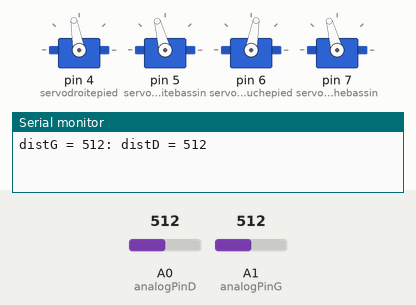
The sketch below on a simulated Arduino Uno, built with avr-gcc and run on an emulated ATmega328P. Parts: 4 × servo, the last lines printed to the serial monitor. The inputs (shaded band) are chosen by the test bench; at power-on: A0 (analogPinD) = 512, A1 (analogPinG) = 512.

Above: at 3.1 s.
3.2 s: A0 (analogPinD) set to 260
At 3.4 s:
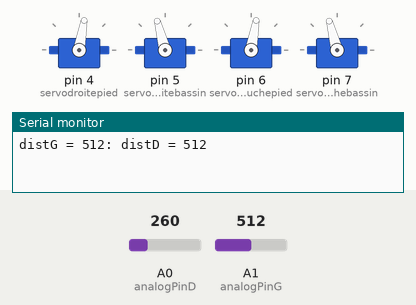
9.6 s: A0 (analogPinD) set to 243
At 11.8 s:
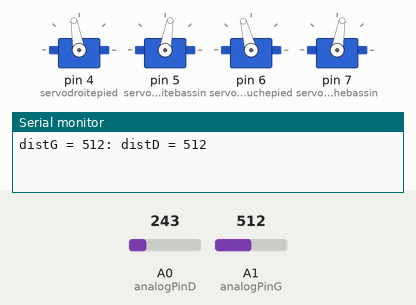
15.0 s: A1 (analogPinG) set to 266
18.5 s: A1 (analogPinG) set to 231
At 20.16 s:
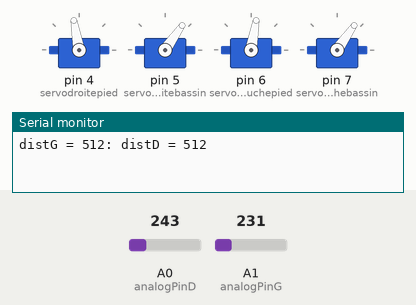
22.2 s: A0 (analogPinD) set to 306
At 22.85 s:
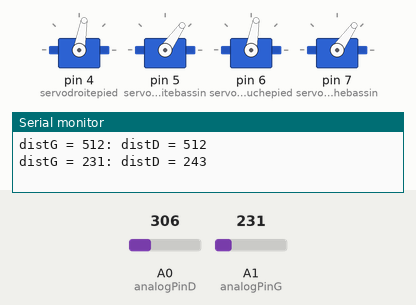
27.2 s: A0 (analogPinD) set to 240
Timing chart, 0 to 31.7 s (numbered marks = the images above; inputs shaded):
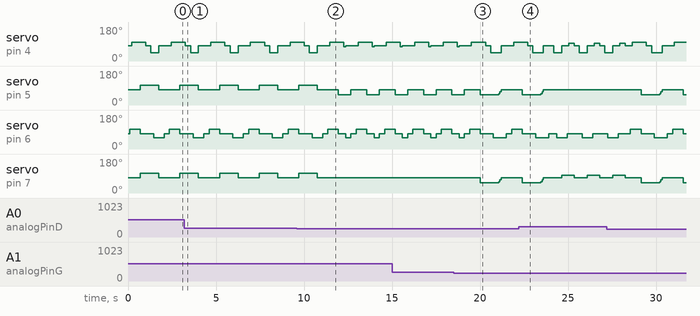

Measured:
- the behaviour switches between 250 and 249 on A0 (analogPinD) (found by bisection; images 1 and 2)
- the behaviour switches between 250 and 249 on A1 (analogPinG) (found by bisection; images 2 and 3)
- after the input at 9.6 s, servo on pin 7 (servogauchebassin): goes on until 10.8 s, then stays 80°
- after the input at 18.5 s, servo on pin 7 (servogauchebassin): 80° → 55° after 1.5 s, → 60° 1.1 s later, → 70° 0.07 s later, → 80° 0.07 s later
- after the input at 22.2 s, servo on pin 5 (servodroitebassin): goes on until 23.6 s, then stays 80°
- by itself, servo on pin 4 (servodroitepied): repeats every 2.3 s: 45° 0.45 s, 80° 0.70 s, 100° 0.80 s, 80° 0.30 s
- by itself, servo on pin 5 (servodroitebassin), servo on pin 7 (servogauchebassin): alternates 105° for 1.1 s and 80° for 1.2 s
- by itself, servo on pin 6 (servogauchepied): repeats every 2.3 s: 80° 0.30 s, 105° 0.60 s, 80° 0.75 s, 60° 0.60 s

The sketch:

biped_bat.ino
```cpp
#include <Servo.h>

Servo servogauchepied, servodroitepied, servogauchebassin, servodroitebassin;
void setup()
{
    Serial.begin(9600);
    Serial.flush();
    servodroitepied.attach(4);
    servodroitebassin.attach(5);
    servogauchepied.attach(6);
    servogauchebassin.attach(7);

}

int a = 0;    //compteur boucle
int distD;
int distG;// distance obstacle
int analogPinG = 1;
int analogPinD = 0;

void loop()
{
    distD = analogRead(analogPinD);
    distG = analogRead(analogPinG);
    Serial.print("distG = ");
    Serial.print(distG);
    Serial.print(": distD = ");
    Serial.println(distD);
    if (a == 0)
    {
        initia();
    }
    a = a + 1;
    if (distD >= 250 && distG >=250){
        while (distD >= 250 && distG >=250){
            arriere();
            distD = analogRead(analogPinD);
            distG = analogRead(analogPinG);
        }
    }
    if (distD >= 250 && distG <=250){
        while (distD >= 250 && distG <=250){
            gauche();
            distD = analogRead(analogPinD);
            distG = analogRead(analogPinG);
        }
    }
    if (distD <= 250 && distG >=250){
        while (distD <= 250 && distG >=250){
            droite();
            distD = analogRead(analogPinD);
            distG = analogRead(analogPinG);
        }
    }
    if(distD <= 100 && distG <= 100){
        course();
    }
    else{
        marche();
    }
}

void initia()
{
    servogauchebassin.write(80);
    servodroitebassin.write(80);
    servogauchepied.write(80);
    servodroitepied.write(80);
    delay(100);
}

void marche()
{
    'etape1';
    servogauchepied.write(105);
    delay(100);
    servodroitepied.write(100);
    delay(500);

    'etape2';
    servodroitebassin.write(55);
    servogauchebassin.write(55);
    servogauchepied.write(80);
    delay(300);

    'etape3';
    servodroitepied.write(80);
    delay(300);

    'etape4';
    servodroitepied.write(45);
    delay(150);
    servogauchepied.write(60);
    delay(300);

    'etape5';
    servodroitebassin.write(60);
    servogauchebassin.write(60);
    delay(70);
    servodroitebassin.write(70);
    servogauchebassin.write(70);
    delay(70);
    servodroitebassin.write(80);
    servogauchebassin.write(80);
    servodroitepied.write(80);
    delay(300);

    'etape6';
    servogauchepied.write(80);
    delay(300);
}

void course()
{
    'etape1';
    servogauchepied.write(105);
    delay(100);
    servodroitepied.write(100);
    delay(500);

    'etape2';
    servodroitebassin.write(55);
    servogauchebassin.write(55);
    servogauchepied.write(80);
    delay(300);

    'etape3';
    servodroitepied.write(80);
    delay(300);

    'etape4';
    servodroitepied.write(45);
    delay(150);
    servogauchepied.write(60);
    delay(300);

    'etape5';
    servodroitebassin.write(65);
    servogauchebassin.write(65);
    delay(100);
    servodroitebassin.write(80);
    servogauchebassin.write(80);
    delay(100);
    servodroitebassin.write(90);
    servogauchebassin.write(90);
    servodroitepied.write(80);
    delay(100);
    servodroitebassin.write(105);
    servogauchebassin.write(105);
    delay(200);

    'etape6';
    servogauchepied.write(80);
    delay(500);
}

void droite ()
{
    'etape1';
    servogauchepied.write(105);
    delay(100);
    servodroitepied.write(100);
    delay(500);

    'etape2';
    servodroitebassin.write(55);
    servogauchepied.write(80);
    delay(300);

    'etape3';
    servodroitepied.write(75);
    delay(110);
    servogauchepied.write(60);
    servodroitepied.write(80);
    delay(300);

    'etape4';
    servodroitebassin.write(80);
    servogauchepied.write(80);
    delay(300);

}

void gauche ()
{
    'etape1';
    servodroitepied.write(45);
    delay(150);
    servogauchepied.write(60);
    delay(300);

    'etape2';
    servogauchebassin.write(95);
    servodroitepied.write(80);
    delay(300);

    'etape3';
    servogauchepied.write(80);
    delay(100);
    servodroitepied.write(95);
    delay(300);

    'etape4';
    servogauchebassin.write(80);
    servodroitepied.write(80);
    delay(300);

}

void arriere ()
{
    'etape1';
    servogauchepied.write(105);
    delay(100);
    servodroitepied.write(100);
    delay(500);

    'etape2';
    servodroitebassin.write(105);
    servogauchebassin.write(105);
    servogauchepied.write(80);
    delay(300);

    'etape3';
    servodroitepied.write(80);
    delay(300);

    'etape4';
    servodroitepied.write(45);
    delay(150);
    servogauchepied.write(60);
    delay(300);

    'etape5';
    servodroitebassin.write(80);
    servogauchebassin.write(80);
    servodroitepied.write(80);
    delay(300);

    'etape6';
    servogauchepied.write(80);
    delay(300);
}
```
